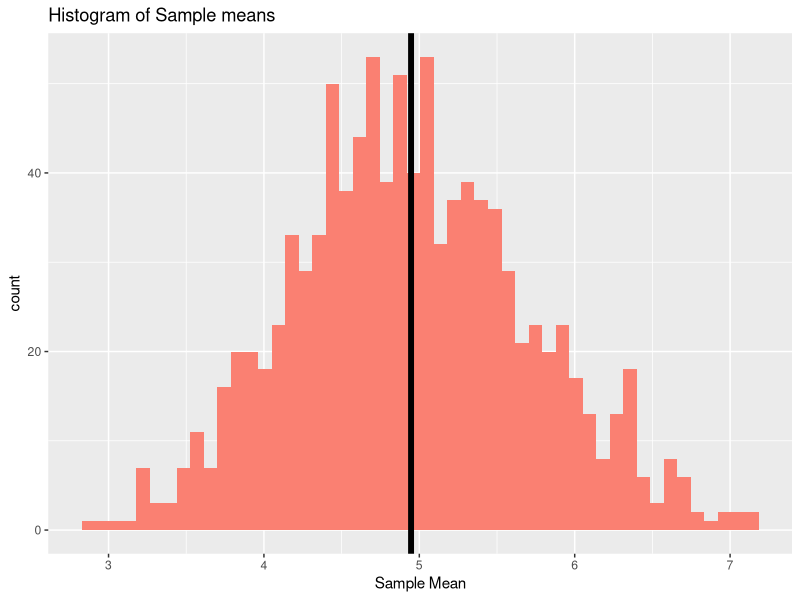
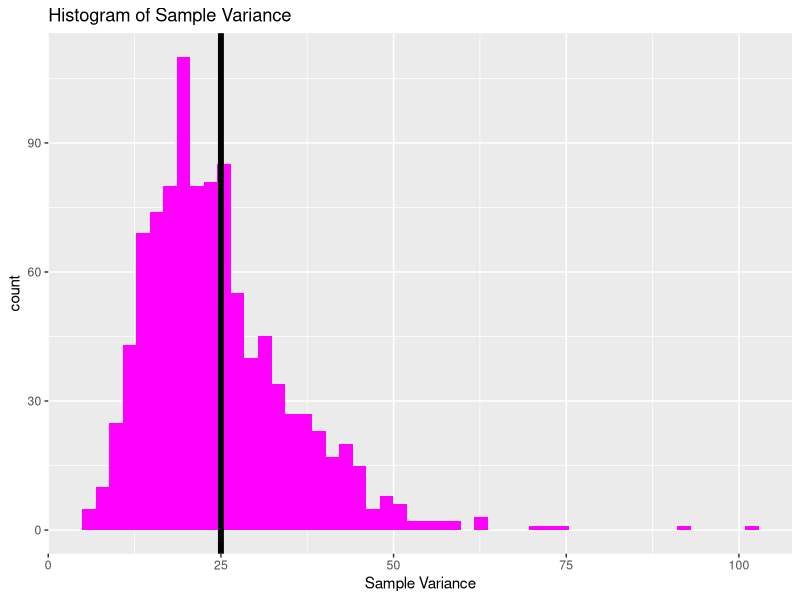
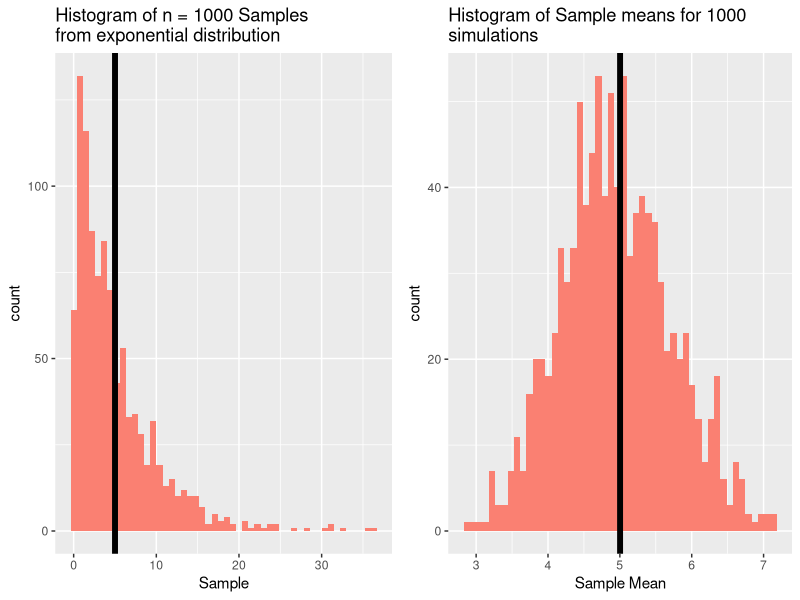
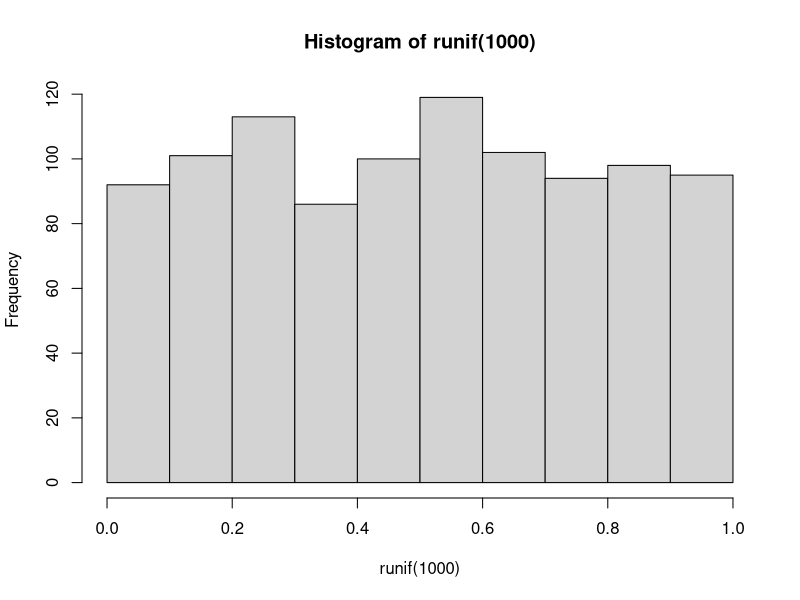
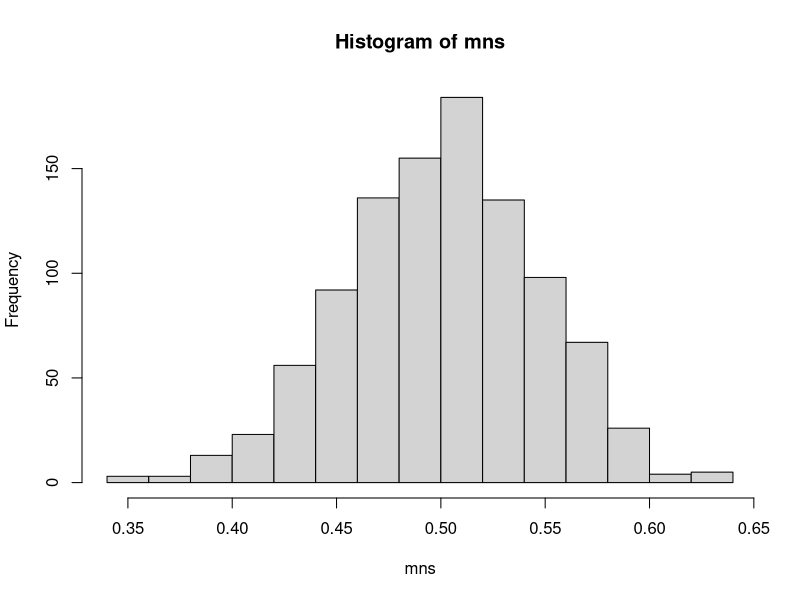
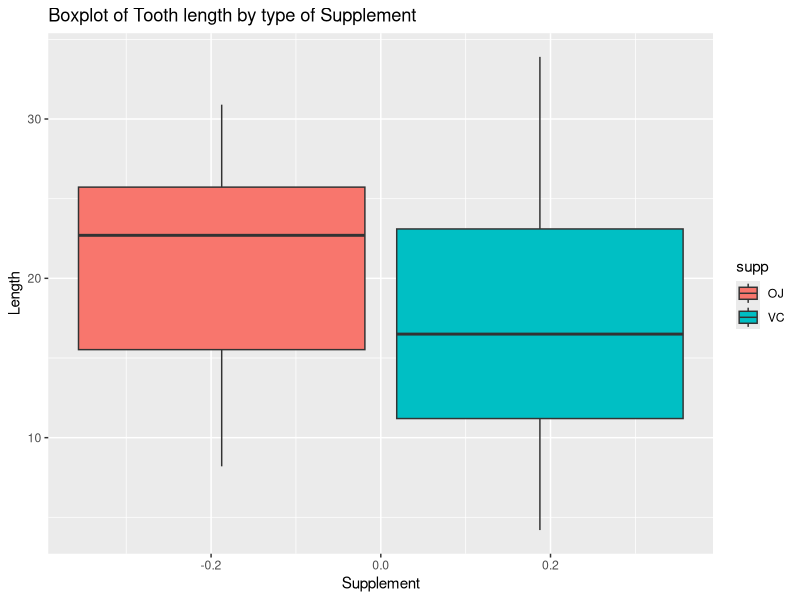
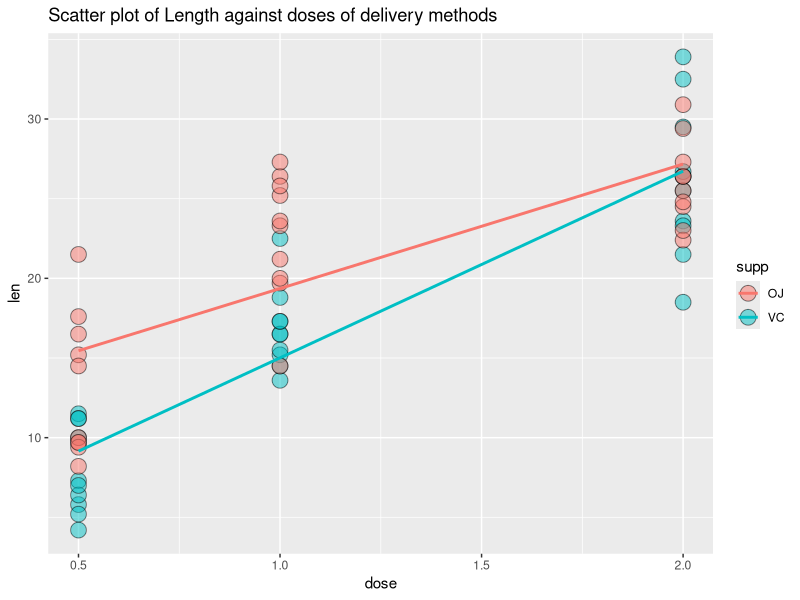
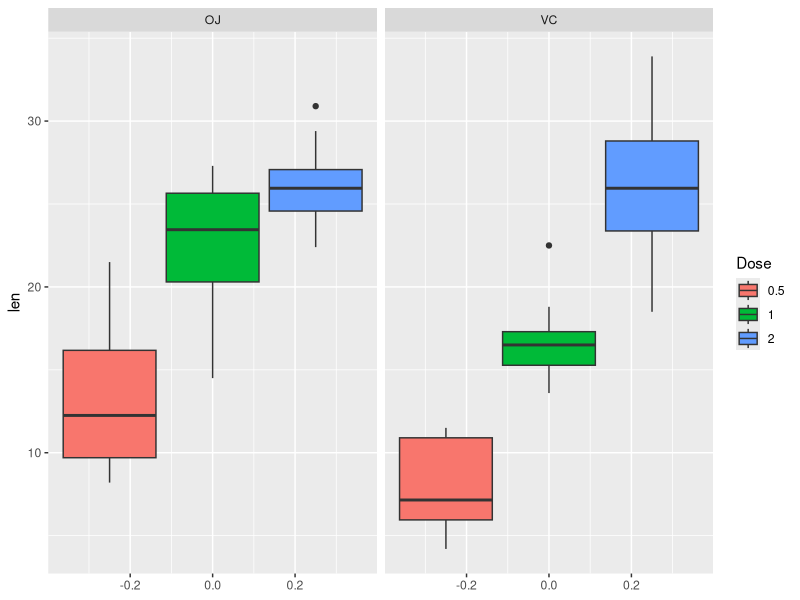

Recreate these plots in R, in order.
## ---- chunk 1
knitr::opts_chunk$set(echo = TRUE,cache = TRUE,warning=FALSE)
## ---- chunk 2
nosim <- 1000
n <- 40
lamda <- 0.2
expSimulation <- matrix(rexp(n*nosim,lamda),nosim,n)
theoriticalMean <- 1/lamda
## ---- chunk 3
sampledMean <- apply(expSimulation, 1, mean)
## ---- chunk 4
library(ggplot2)
ggplot(data.frame(x <- sampledMean),aes(x = x))+
    geom_histogram(fill = "salmon",bins = 50)+
    geom_vline(xintercept = mean(x),size = 2, color = "black")+
    labs(title = "Histogram of Sample means",x = "Sample Mean")
## ---- chunk 5
sampledVariance <- apply(expSimulation, 1, var)
ggplot(data.frame(x <- sampledVariance),aes(x = x))+
    geom_histogram(fill = "magenta",bins = 50)+
    geom_vline(xintercept = (1/lamda)^2,size = 2, color = "black")+
    labs(title = "Histogram of Sample Variance",x = "Sample Variance")
## ---- chunk 6
library(gridExtra)
set.seed(1234)
x <- rexp(nosim,lamda)
g1 <- ggplot(data.frame(x),aes(x = x))+
    geom_histogram(fill = "salmon",bins = 50)+
    geom_vline(xintercept = mean(x),size = 2, color = "black")+
    labs(title = "Histogram of n = 1000 Samples\nfrom exponential distribution",x = "Sample")
g2 <- ggplot(data.frame(x = sampledMean),aes(x = x))+
    geom_histogram(fill = "salmon",bins = 50)+
    geom_vline(xintercept = mean(x),size = 2, color = "black")+
    labs(title = "Histogram of Sample means for 1000 \nsimulations",x = "Sample Mean")

grid.arrange(g1,g2,ncol = 2)
## ---- chunk 7

## Example
hist(runif(1000))
mns = NULL
for (i in 1:1000) {
    mns = c(mns,mean(runif(40)))
}

hist(mns)
## ---- chunk 8
library(datasets)
data("ToothGrowth")
## ---- chunk 9
head(ToothGrowth,10)
## ---- chunk 10
table(ToothGrowth$supp,ToothGrowth$dose)
## ---- chunk 11
library(ggplot2)
ggplot(ToothGrowth,aes(y = len))+#, y = len,col = supp))+
  geom_boxplot(aes(fill = supp))+
  labs(title = "Boxplot of Tooth length by type of Supplement",x = "Supplement",y = "Length")
## ---- chunk 12
ggplot(ToothGrowth, aes(x = dose, y = len, group = factor(supp),fill = supp))+
  geom_point(size =5, pch = 21,alpha = .5)+
  labs(title = "Scatter plot of Length against doses of delivery methods")+
  geom_smooth(method = "lm",se = FALSE,aes(color = supp))
## ---- chunk 13
summary(ToothGrowth)
## ---- chunk 14
cor(ToothGrowth$len,ToothGrowth$dose)
## ---- chunk 15
ggplot(ToothGrowth,aes(y = len,fill = as.factor(dose)))+
  geom_boxplot()+
  facet_grid(. ~ supp)+
  guides(fill = guide_legend(title = "Dose"))
## ---- chunk 16
t.test(ToothGrowth$len~ToothGrowth$supp)$conf.int
## ---- chunk 17
# Subset the data that contains 0.5 and 1 doses only
comb1 <- ToothGrowth[ToothGrowth$dose%in%c(.5,1),]
#Compare their means
t.test(comb1$len~comb1$dose,var.equal = TRUE)$conf.int
## ---- chunk 18
# Subset the data that contains 0.5 and 2 doses only
comb2 <- ToothGrowth[ToothGrowth$dose%in%c(.5,2),]
#Compare the means
t.test(comb2$len~comb2$dose,var.equal = TRUE)$conf.int
## ---- chunk 19
comb3 <- ToothGrowth[ToothGrowth$dose%in%c(1,2),]
t.test(comb3$len~comb3$dose,var.equal = TRUE)$conf.int
